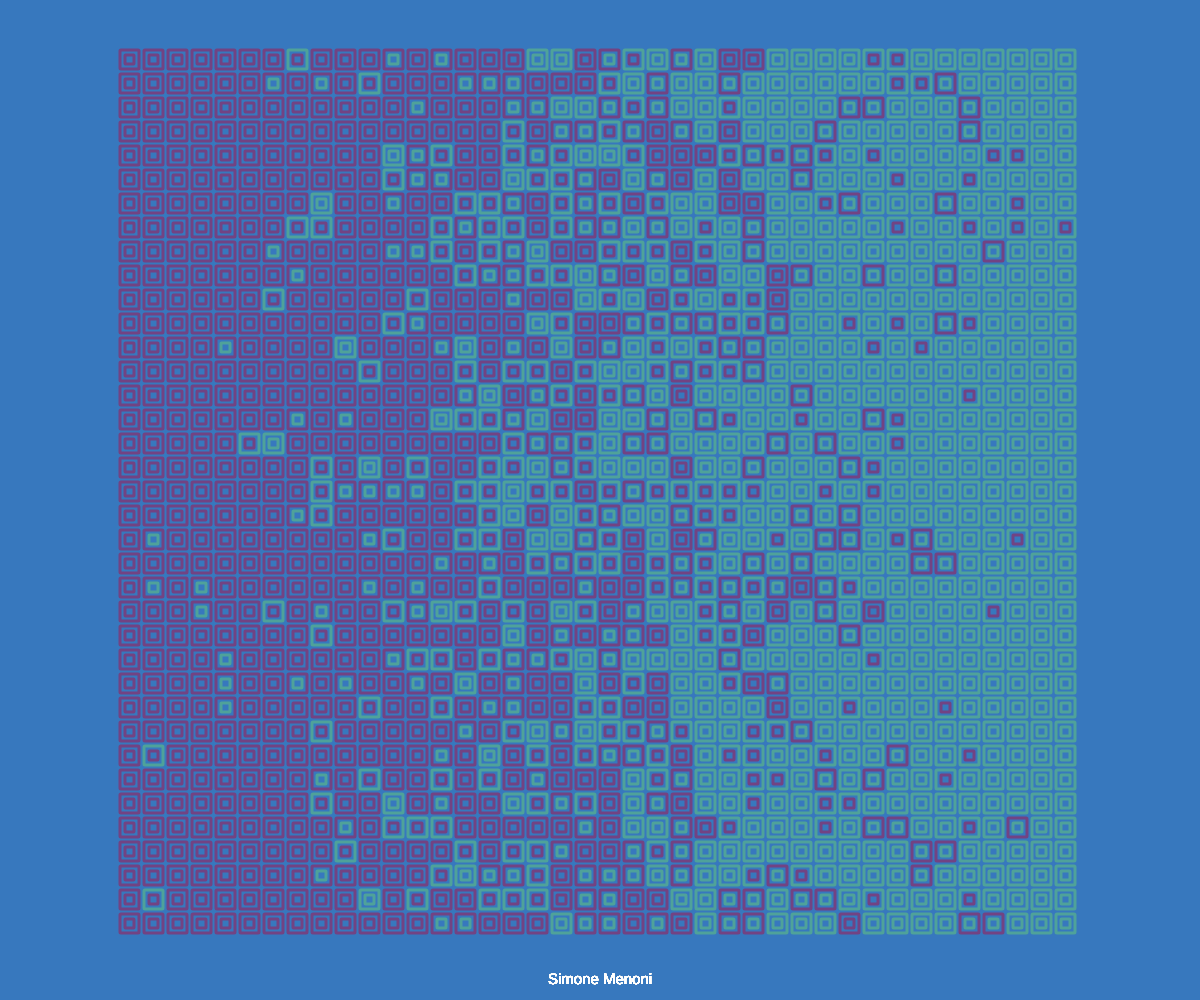
Frame 1 (no input)
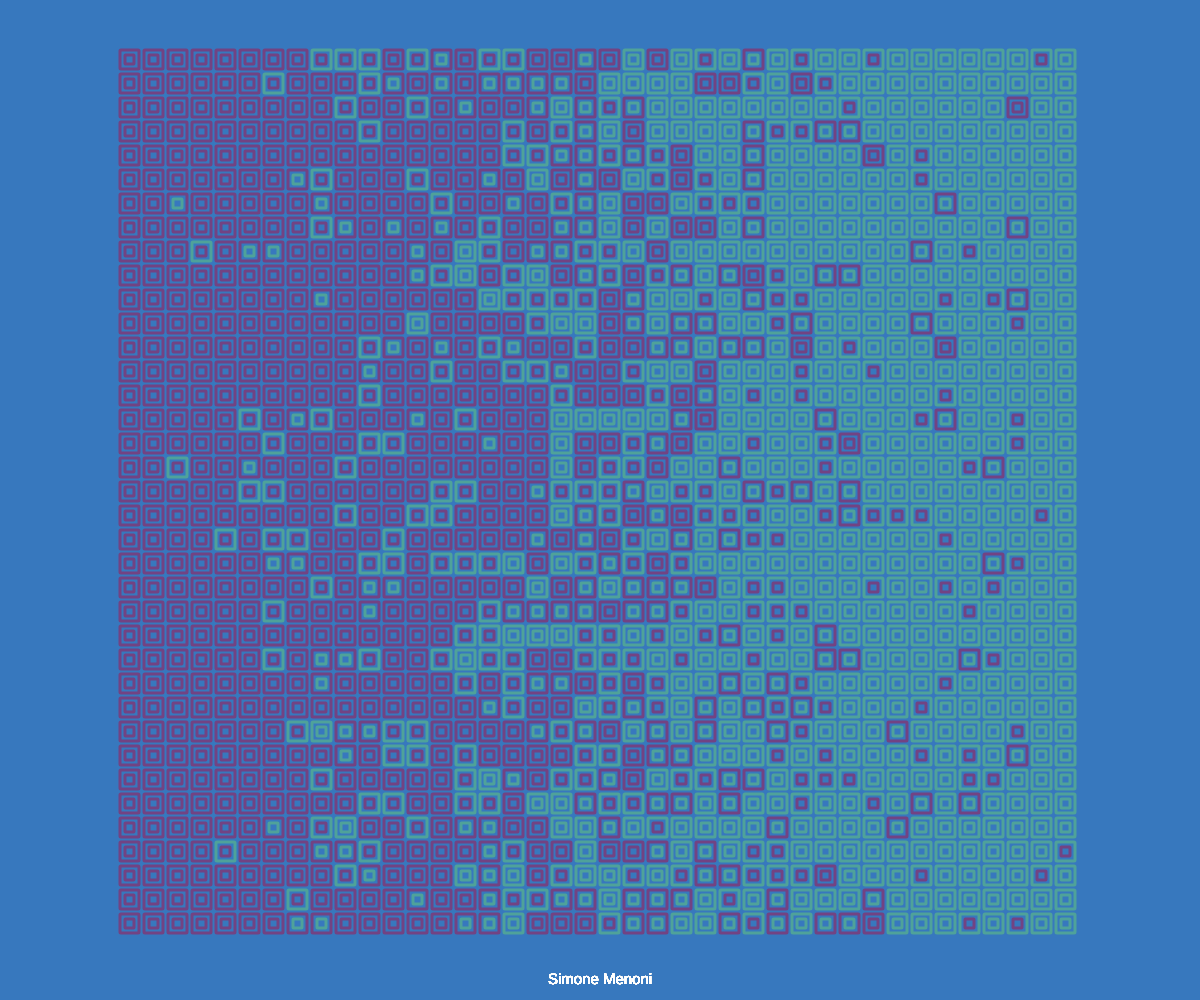
Frame 2 (the mouse pressed at the canvas centre, redrawn once)

The p5.js sketch that drew these frames (run headless with seeded random() and noise() and a simulated clock; the mouse was pressed at the canvas centre and the sketch redrawn once):

// p5.js sketch
// ── sketch.js
function setup() {
  createCanvas(windowWidth, windowHeight);
  textSize(15);               
  textAlign(CENTER, CENTER);
}

function draw() {
  background(55,120,190);
  rectMode(CENTER)

  //definisco le variabili delle dimensioni dei quadrati e il gutter
  let larghezza=19;
  let altezza=19;
  let gutter=5;
  //definisco le variabili delle probabilità
  let probblue=0;
  let probpurple=1;
  //definisco il numero di colonne e di righe
  let nwrect=floor((windowWidth*0.8)/(larghezza+gutter));
  let nhrect=floor((windowHeight*0.9)/(altezza+gutter));
  //definisco i colori dei quadrati
  let blue = color(79, 162, 154);
  let purple= color(114, 67, 131);

  //creo due cicli for per ottenere righe e colonne
  for(i=0;i<nwrect;i++){
    for(j=0; j<nhrect;j++){
      let xrect= ((windowWidth-(windowWidth*0.8))/2 + altezza/2) + i*(larghezza+gutter);
      let yrect= ((windowHeight-(windowHeight*0.9))/2 + larghezza/2)+ j*(altezza+gutter);
      noFill();
      noLoop();
      //definisco le probabilità con cui i quadrati sono azzurri o viola
      // moltiplico random per la probabilità dei due colori, se il blu è maggiore allora il colore del quadrato è il blu
      if(random() * probblue > random() * probpurple) {
        stroke(blue);
      }
      else(stroke(purple));

      //stroke(random([blue, purple]));
      strokeWeight(3);
      
      rect(xrect,yrect,larghezza,altezza,1);
      //stroke(random([blue, purple]));
      // moltiplico random per la probabilità dei due colori, se il viola è maggiore allora il colore del quadrato è il viola

      if(random() * probblue > random() * probpurple) {
        stroke(blue);
      }
      else(stroke(purple));
      //definisco il quadrato più piccolo
      rect(xrect,yrect,9,9,0.5);
    }
    //definisco i valori delle variabili
    probblue=probblue+(1/nwrect);
    probpurple=probpurple-(1/nwrect);
    //definisco la posizione e il colore della scritta
    fill("black");
    noStroke();
    fill("white")
    text("Simone Menoni", windowWidth/2, windowHeight*0.98);
   
  }



}
